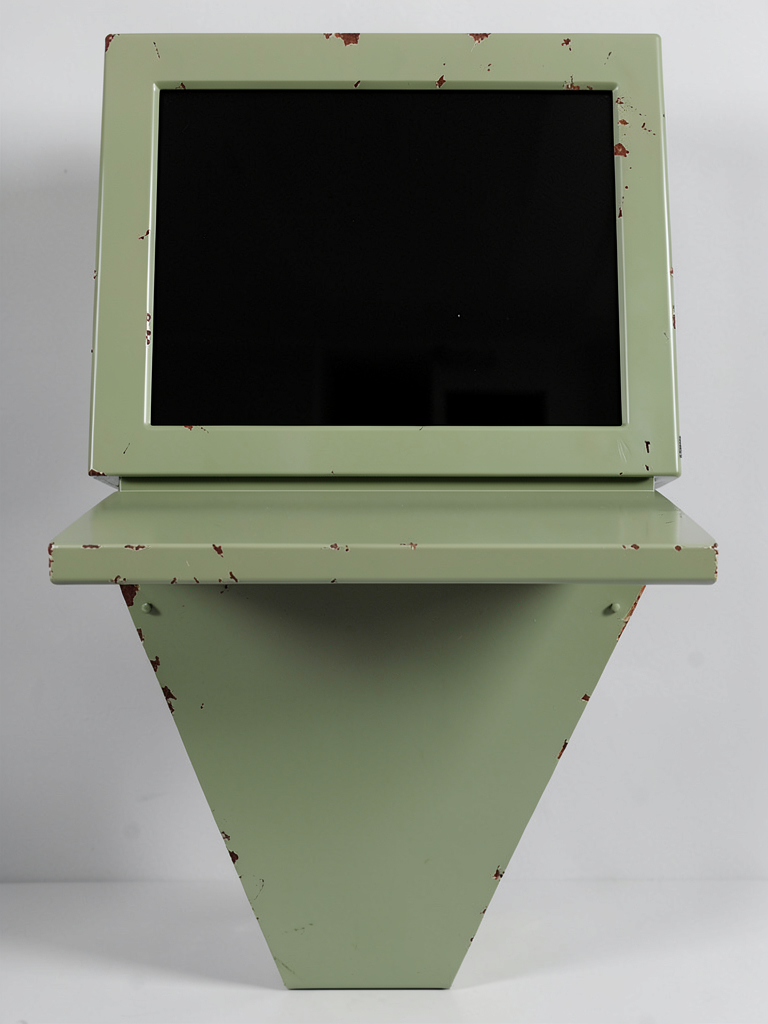
#> input picture art-source/terminal/generated/console2/outputs/console-s510.png, 768 x 1024 px
$ python segment.py
#> lines starting #> are read from the running program, lines starting #| are printed output that depends on the picture; after the words box and inside, x2 and y2 are one past the last pixel; in counts of white or black regions, pixels touching at a corner belong together
from pathlib import Path
import cv2, json, numpy as np
from PIL import Image, ImageDraw
OUT=Path(__file__).resolve().parent; ROOT=OUT.parent
im=np.array(Image.open(ROOT/'outputs/console-s510.png').convert('RGB')); h,w=im.shape[:2]; f=im.astype(float)
#> further down, im is the input picture: shape (1024, 768, 3); mean R, G, B 128.4, 132.1, 121.5
#> after `h, w = im.shape[:2]`: h = 1024; w = 768
# Olive foreground is chromatic; neutral light-grey backdrop and its shadows are not.
olive=((f[:,:,1]-f[:,:,2])>9)&((f[:,:,0]-f[:,:,2])>5)&((f[:,:,1]-f[:,:,0])>-4)
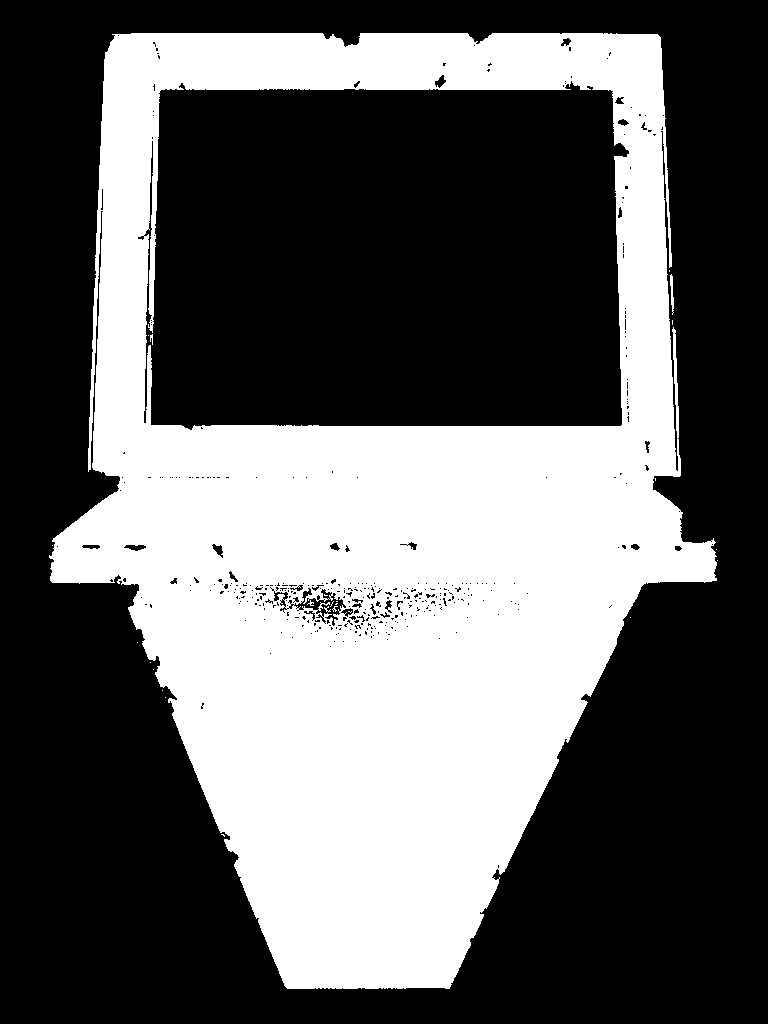
#> olive: shape (1024, 768) bool; 38% white; 25 white regions (22 under 20 px), largest, box (x1, y1, x2, y2) and area: (49, 33, 717, 989) 298357, (670, 274, 674, 315) 94, (150, 334, 153, 345) 21
dark=(f.max(2)<65); upper=np.zeros((h,w),bool); upper[:int(h*.52)]=True
#> after `dark = f.max(2) < 65`:
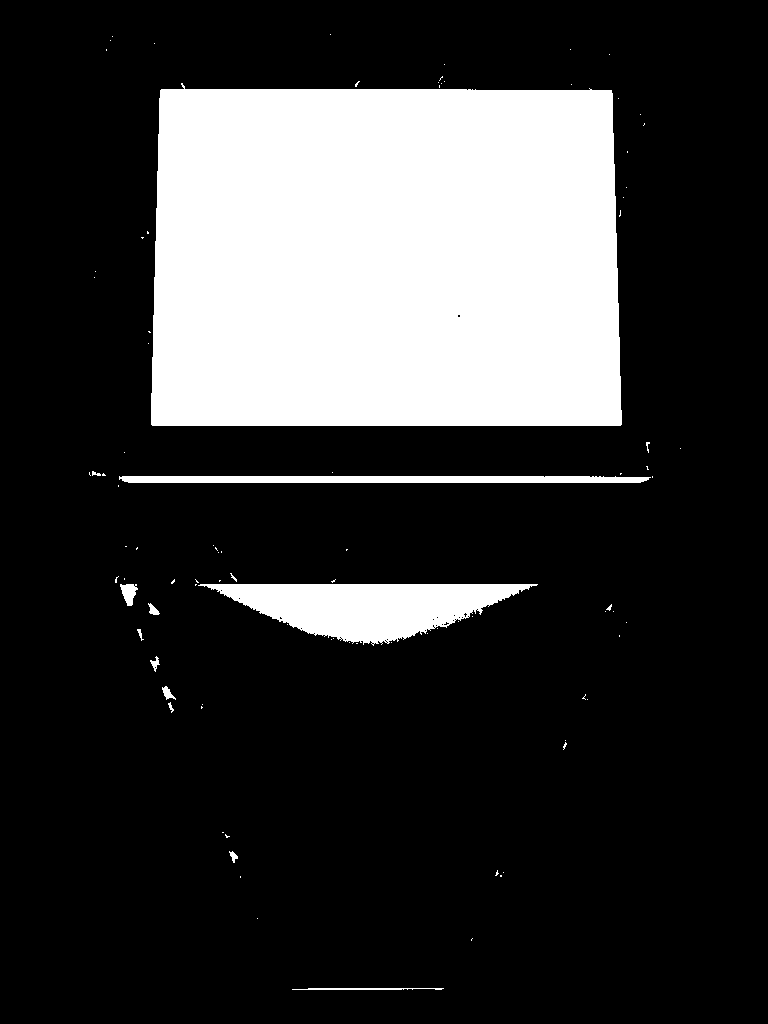
#> dark: shape (1024, 768) bool; 21.9% white; 94 white regions (80 under 20 px), largest, box (x1, y1, x2, y2) and area: (151, 83, 622, 426) 155579, (198, 584, 538, 646) 11938, (119, 476, 651, 483) 3624
n,lab,stats,centroids=cv2.connectedComponentsWithStats((dark&upper).astype('uint8'),8)
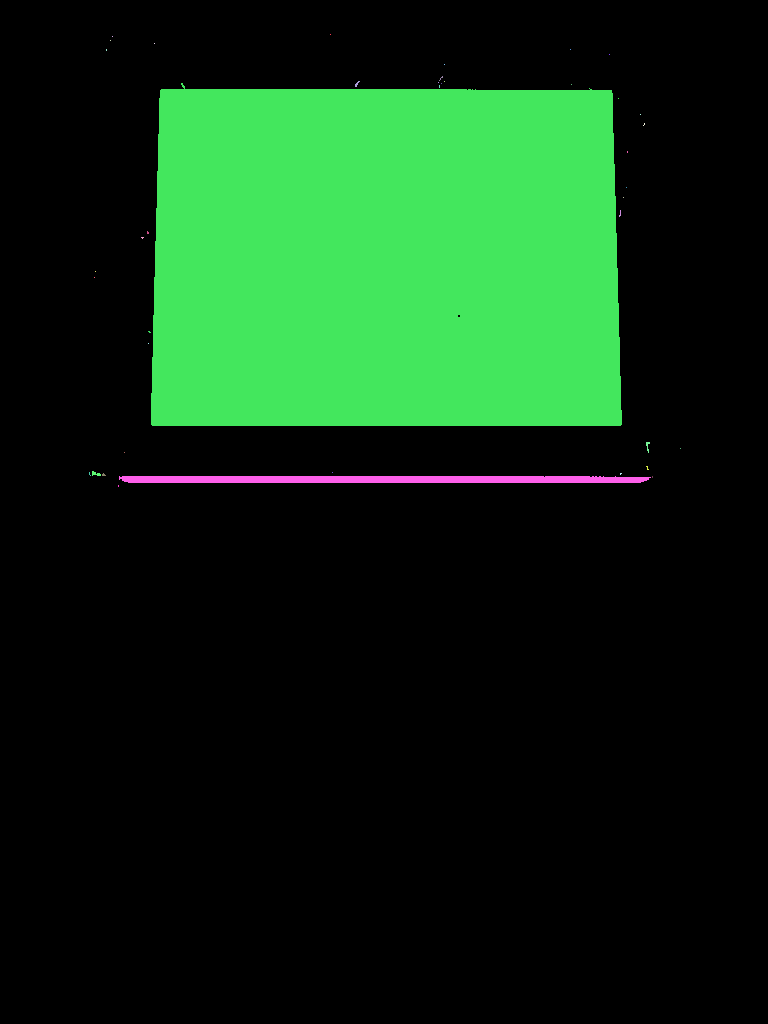
#> lab: shape (1024, 768) int32; 42 distinct labels, from 0 to 41; one colour per label, 0 black
#> n = 42; stats = 42 rows, first 6: [0, 0, 768, 1024, 627085], [330, 34, 1, 1, 1], [112, 36, 1, 1, 1], [110, 40, 1, 1, 1], [154, 43, 1, 1, 1], [106, 49, 1, 2, 2]; centroids = 42 pairs, first value 89.25 to 680, second value 34 to 574.6
candidates=[i for i in range(1,n) if stats[i,4]>1000 and stats[i,2]>stats[i,3]*.8]
#> candidates = [12, 39]
i=max(candidates,key=lambda i:stats[i,4]); screen=lab==i
#> after `i = max(candidates, key=lambda i: stats[i, 4])`: i = 12
#> after `screen = lab == i`:
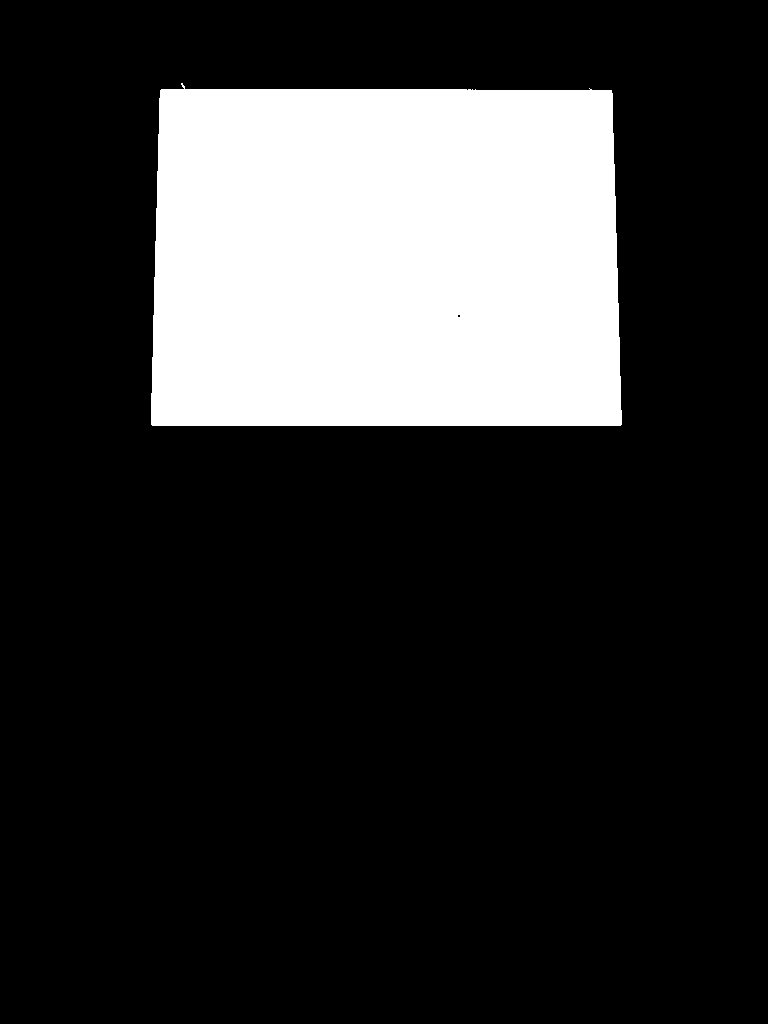
#> screen: shape (1024, 768) bool; 19.8% white; 1 white region, box (x1, y1, x2, y2) and area: (151, 83, 622, 426) 155579
mask=(olive|screen).astype('uint8'); mask=cv2.morphologyEx(mask,cv2.MORPH_CLOSE,np.ones((5,5),np.uint8))
#> after `mask = (olive | screen).astype('uint8')`: mask: shape (1024, 768); values 0 (black) and 1 (white), 57.7% white; 410 black regions (375 under 20 px), largest, box (x1, y1, x2, y2) and area: (0, 0, 768, 1024) 328637, (270, 587, 346, 626) 757, (138, 141, 153, 423) 618
#> after `mask = cv2.morphologyEx(mask, cv2.MORPH_CLOSE, np.ones((5, 5), np.uint`:
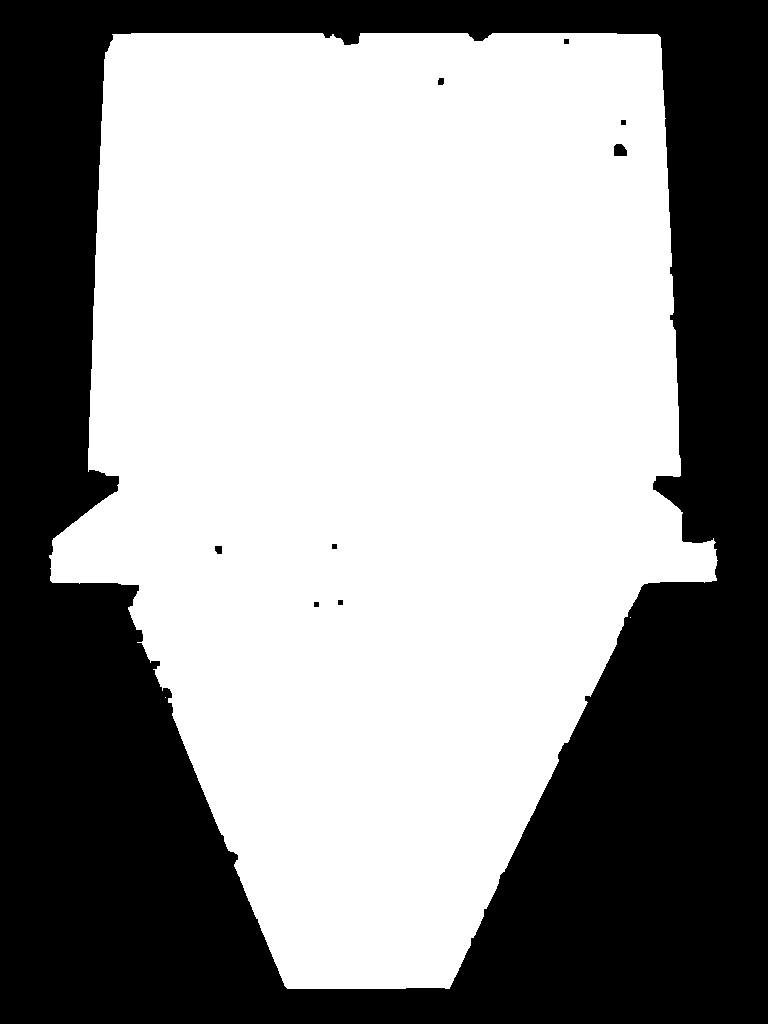
#> mask: shape (1024, 768); values 0 (black) and 1 (white), 58.4% white; 9 black regions
contours,_=cv2.findContours(mask,cv2.RETR_EXTERNAL,cv2.CHAIN_APPROX_SIMPLE); contour=max(contours,key=cv2.contourArea); mask[:]=0; cv2.drawContours(mask,[contour],-1,1,-1)
#> after `contours, _ = cv2.findContours(mask, cv2.RETR_EXTERNAL, cv2.CHAIN_APPR`: contours = 3 contours, 2 with area under 20; largest, box (x1, y1, x2, y2) and area: (49, 33, 718, 989) 457786
#> after `contour = max(contours, key=cv2.contourArea)`: contour = contour of 958 points, box (x1, y1, x2, y2) (49, 33, 718, 989), area 457786
#> after `mask[:] = 0`: mask: shape (1024, 768); every value is 0
#> after `cv2.drawContours(mask, [contour], -1, 1, -1)`: mask: shape (1024, 768); values 0 (black) and 1 (white), 58.4% white; 1 black region, box (x1, y1, x2, y2) and area: (0, 0, 768, 1024) 327150
px,py,pw,ph=cv2.boundingRect(contour)
#> px = 49; py = 33; pw = 669; ph = 956
#> (the run stopped early here; a loop or call above may not have finished)
